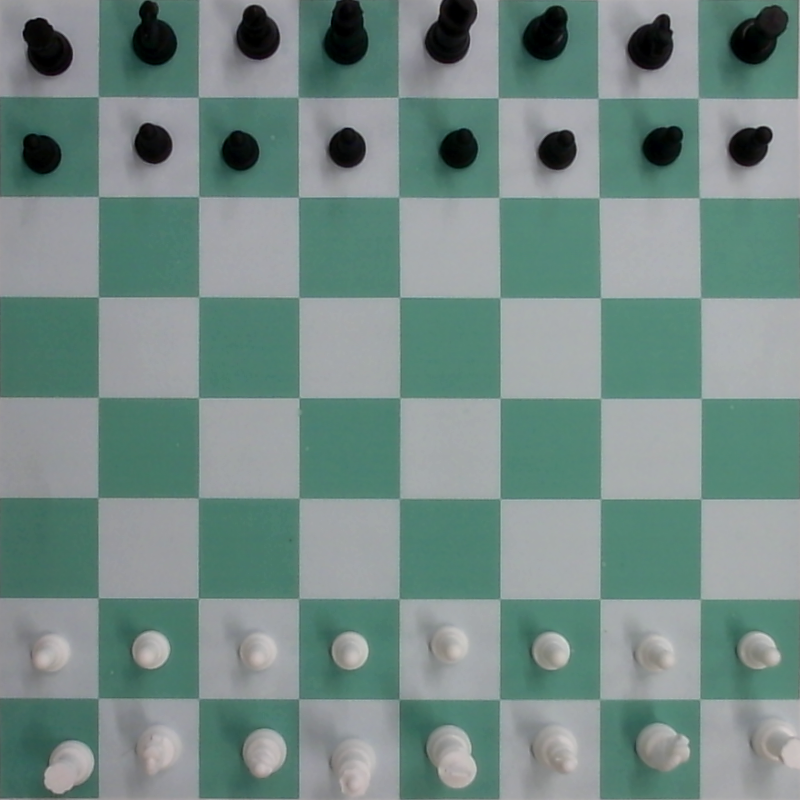
#> input picture homografia.png, 800 x 800 px
$ python squares.py
#> lines starting #> are read from the running program, lines starting #| are printed output that depends on the picture; after the words box and inside, x2 and y2 are one past the last pixel; in counts of white or black regions, pixels touching at a corner belong together
import cv2
import matplotlib.pyplot as plt
import numpy as np

table = cv2.imread('homografia.png')
#> table is the input picture: shape (800, 800, 3); mean B, G, R 133, 138, 115.7

for i in range(8):
	for j in range(8):

		img = table[int(100*i):int(100*(i+1)),int(100*j):int(100*(j+1))]

		hsv = cv2.cvtColor(img, cv2.COLOR_BGR2HSV)
		blur = cv2.medianBlur(hsv ,7)

		lower = np.array([40,28,2])
		upper = np.array([90,255,12])

		mask = cv2.inRange(blur, lower, upper)

		#green dark
		lower_dark = np.array([40,30,70])
		upper_dark = np.array([121,105,168])

		#green light
		lower_white = np.array([60,2,144])
		upper_white = np.array([124,18,182])

		mask1 = cv2.inRange(blur, lower_dark, upper_dark)
		mask2 = cv2.inRange(blur, lower_white, upper_white)


		mask2 = mask1 + mask2

		kernel = np.ones((15,15), np.uint8)

		mask2 = cv2.dilate(mask2, kernel, iterations=1)
		mask2 = cv2.erode(mask2, kernel, iterations=1)

		mask2 = 255-mask2

		if mask.any():
			cv2.imwrite("squares/sq" + str(i) + str(j) + "preta.png",img)
		elif mask2.any():
			cv2.imwrite("squares/sq" + str(i) + str(j) + "branca.png",img)
		else:
			cv2.imwrite("squares/sq" + str(i) + str(j) + "vazia.png",img)
#> this loop made 8 passes
#> pass 1, `cv2.imwrite("squares/sq" + str(i) + str(j) + "preta.png",img)`:
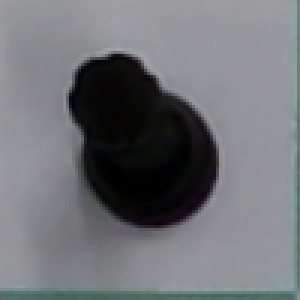
#> saved as sq00preta.png: shape (100, 100, 3) (shown 3 times larger); mean B, G, R 118.5, 114.2, 112.3
#> pass 1, `cv2.imwrite("squares/sq" + str(i) + str(j) + "preta.png",img)`:
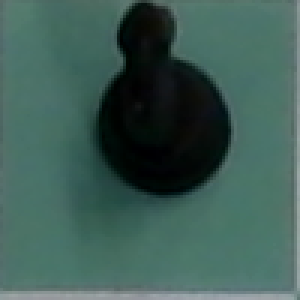
#> saved as sq01preta.png: shape (100, 100, 3) (shown 3 times larger); mean B, G, R 85.3, 92.7, 62.5
#> pass 1, `cv2.imwrite("squares/sq" + str(i) + str(j) + "preta.png",img)`:
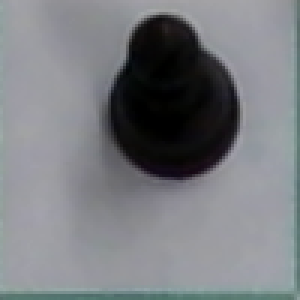
#> saved as sq02preta.png: shape (100, 100, 3) (shown 3 times larger); mean B, G, R 128.8, 124.6, 122.1
#> pass 1, `cv2.imwrite("squares/sq" + str(i) + str(j) + "preta.png",img)`:
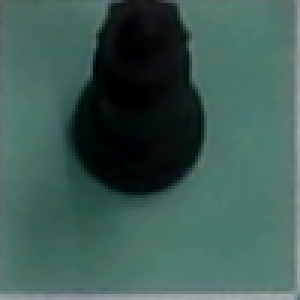
#> saved as sq03preta.png: shape (100, 100, 3) (shown 3 times larger); mean B, G, R 84.6, 91.3, 61.6
#> after the loop:
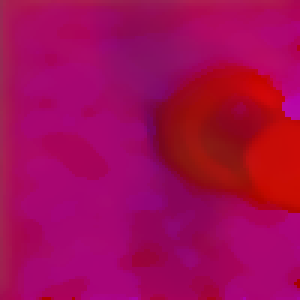
#> blur: shape (100, 100, 3) (shown 3 times larger); mean B, G, R 85.6, 8.6, 163.5
#> after the loop: hsv: shape (100, 100, 3); mean H, S, V 85.4, 8.6, 163.4
#> after the loop:
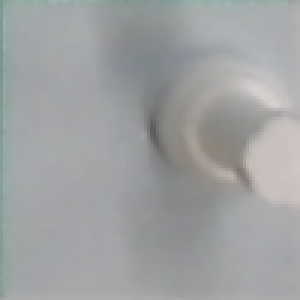
#> img: shape (100, 100, 3) (shown 3 times larger); mean B, G, R 161.8, 161.3, 159.2
#> after the loop:
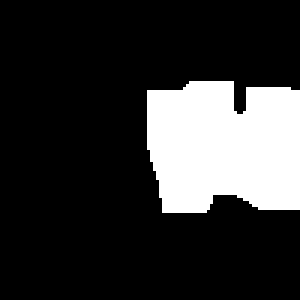
#> mask2: shape (100, 100) (shown 3 times larger); 19.7% white; 1 white region, box (x1, y1, x2, y2) and area: (49, 27, 100, 71) 1965
